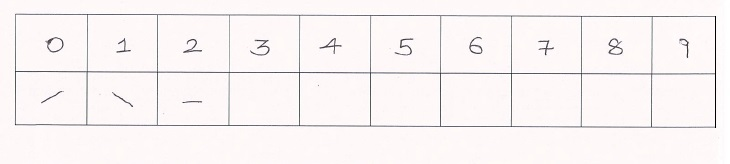
#> input picture Infosys.CharacterRecognition/Input_Handwriting/DateInputs/1_Handwriting.jpg, 730 x 164 px, found by its file name
$ python Crop_DateInputs.py
#> lines starting #> are read from the running program, lines starting #| are printed output that depends on the picture; after the words box and inside, x2 and y2 are one past the last pixel; in counts of white or black regions, pixels touching at a corner belong together
import cv2
import numpy as np
import os
def get_contour_precedence(contour, cols):

    origin = cv2.boundingRect(contour)
    return (origin[1] ) * cols + origin[0]


cropped_Image_Location = "C:/Users/Stock_Code/PycharmProjects/Infosys.CharacterRecognition/"

input="DateInputs/1_Handwriting.jpg"
image = cv2.imread(cropped_Image_Location+"Input_Handwriting/"+input)
#> image is the input picture: shape (164, 730, 3); mean B, G, R 243.7, 243.4, 248.7
gray= cv2.cvtColor(image,cv2.COLOR_BGR2GRAY)
(thresh, im_bw) = cv2.threshold(gray, 0, 255, cv2.THRESH_BINARY + cv2.THRESH_OTSU)
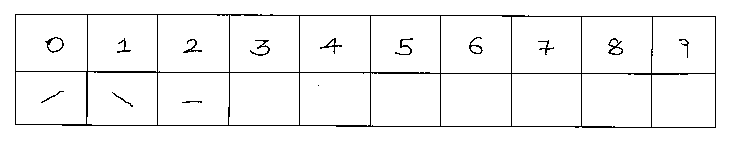
#> im_bw: shape (164, 730); 96.3% white; black in thin lines or dots, all inside (x1, y1, x2, y2) = (15, 14, 716, 128)
#> thresh = 189
v = np.median(im_bw)
#> v = 255
sigma=0.33
lower = int(max(0, (1.0 - sigma) * v))
#> lower = 170
upper = int(min(255, (1.0 + sigma) * v))
#> upper = 255
edges = cv2.Canny(gray, lower, upper)
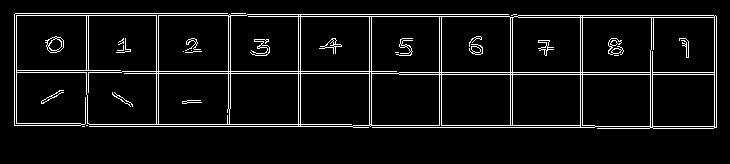
#> edges: shape (164, 730); 6.3% white in thin lines or dots, all inside (x1, y1, x2, y2) = (14, 13, 717, 129)
cv2.imwrite(cropped_Image_Location + 'CroppedImages/edges-50-150.jpg', edges)
minLineLength = 0
lines = cv2.HoughLinesP(image=edges, rho=1, theta=np.pi / 180, threshold=100, lines=np.array([]),minLineLength=minLineLength, maxLineGap=200000)
#> lines = 15 rows, first 6: [82, 126, 716, 126], [14, 15, 715, 15], [14, 72, 716, 72], [14, 74, 716, 74], [14, 125, 716, 125], [14, 124, 716, 124]

try:
    a, b, c = lines.shape
#> a = 15; b = 1; c = 4
    print(a,b,c)
#| 15 1 4

    for i in range(a):
        cv2.line(im_bw, (lines[i][0][0], lines[i][0][1]), (lines[i][0][2], lines[i][0][3]), (255, 255, 255), 5, cv2.LINE_AA)
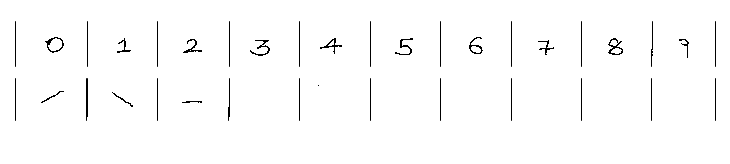
#> im_bw: shape (164, 730); 2.26% of pixels changed, all inside (x1, y1, x2, y2) = (15, 14, 716, 128)
except:
    pass
#cv2.imshow("gray",gray)


_,thresh = cv2.threshold(im_bw,70,255,cv2.THRESH_BINARY_INV)
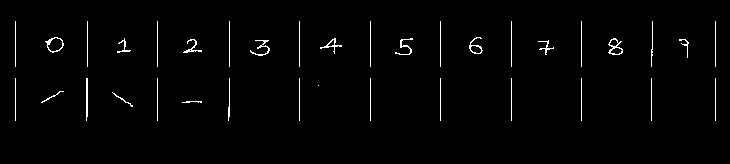
#> thresh: shape (164, 730); 1.5% white in thin lines or dots, all inside (x1, y1, x2, y2) = (15, 21, 716, 121)
# kernel = cv2.getStructuringElement(cv2.MORPH_CROSS,(3,3))
# dilated = cv2.dilate(thresh,kernel,iterations = 0)
contours, hierarchy = cv2.findContours(thresh,cv2.RETR_EXTERNAL,cv2.CHAIN_APPROX_NONE)
#> contours = 36 contours, 27 with area under 20; largest, box (x1, y1, x2, y2) and area: (45, 37, 64, 53) 184, (608, 38, 623, 55) 140, (469, 37, 483, 54) 91, (320, 38, 342, 54) 58, (86, 78, 88, 121) 38
ctr_sorted=sorted(contours, key=lambda ctr: cv2.boundingRect(ctr)[0] + cv2.boundingRect(ctr)[1]* image.shape[0])
#> ctr_sorted has the same summary as contours
# [5 lines of commented-out code are left out]

i=0
k=1
j=i
for contour in ctr_sorted:

    [x,y,w,h] = cv2.boundingRect(contour)
    print(x,y,w,h)
    #print(x,y,w,h)
    if w>2 and h>1:
        #print(x, y, w, h,"........")
        cv2.rectangle(im_bw, (x-3, y-3), (x + w+3, y + h+3), (0, 0, 0), 1)#image,left-upper,right-lowwer,color,width
        if i==10:
            j='oslash'
        elif i==11:
            j='bslash'
        elif i==12:
            j='hiphen'
        else:
            j=i
        dir=cropped_Image_Location+"CroppedImages/"+str(input[0])+"_style"
        if not os.path.exists(dir):
            os.mkdir(dir)
        cv2.imwrite(cropped_Image_Location+"CroppedImages/"+str(input[0])+"_style/"+str(j)+"_handwriting.jpg",image[y-2:y+h+2,x-2:x+w+2])

        i=i+1
#> this loop made 36 passes
#> (x, y, w, h, j) on passes 12, 13, 14, 15, 16, 17, 18, 19, 20, 21, 34, 35: (45, 37, 19, 16, 0), (117, 38, 14, 15, 1), (469, 37, 14, 17, 2), (320, 38, 22, 16, 3), (183, 39, 19, 14, 4), (395, 38, 18, 17, 5), (250, 40, 20, 16, 6), (608, 38, 15, 17, 7), (679, 39, 10, 19, 8), (538, 40, 16, 15, 9), (41, 91, 23, 12, 'oslash'), (112, 92, 21, 15, 'bslash')
#> (x, y, w, h) on passes 1 to 6: (15, 21, 1, 46), (87, 21, 1, 46), (157, 21, 1, 46), (229, 21, 1, 46), (299, 21, 1, 46), (370, 21, 1, 46)
#| 15 21 1 46
#| 87 21 1 46
#| 157 21 1 46
#| 229 21 1 46
#| 299 21 1 46
#| 370 21 1 46
#| 440 21 1 46
#| 511 21 1 46
#> (further printed lines are left out)
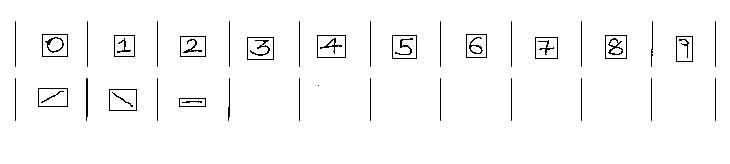
#> im_bw: shape (164, 730); 0.97% of pixels changed, all inside (x1, y1, x2, y2) = (38, 34, 693, 111)
#> after the loop, i = 13
cv2.imwrite(cropped_Image_Location+"CroppedImages/"+str(input[0])+'_style/lectureAll.jpg', im_bw)
# cv2.imshow("gray",im_bw)
cv2.waitKey(0)
cv2.destroyAllWindows()

$ run again, with Infosys.CharacterRecognition/Input_Handwriting/DateInputs/2_Handwriting.jpg copied over Infosys.CharacterRecognition/Input_Handwriting/DateInputs/1_Handwriting.jpg
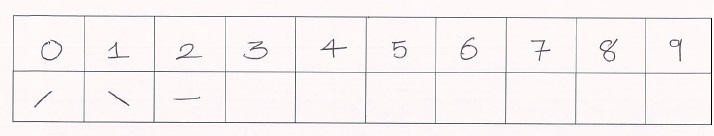
#> input picture Infosys.CharacterRecognition/Input_Handwriting/DateInputs/2_Handwriting.jpg, 714 x 136 px, found by its file name
#> image is the input picture: shape (136, 714, 3); mean B, G, R 242.3, 241.8, 247.1
#> `(thresh, im_bw) = cv2.threshold(gray, 0, 255, cv2.THRESH_BINARY + cv2...`: thresh = 192
#> v = 255
#> lower = 170
#> upper = 255
#> edges: shape (136, 714); 7.8% white in thin lines or dots, all inside (x1, y1, x2, y2) = (11, 14, 713, 126)
#> lines = 15 rows, first 6: [12, 72, 712, 72], [89, 123, 712, 123], [12, 17, 711, 17], [12, 122, 712, 122], [12, 71, 712, 71], [12, 73, 712, 73]
#| 15 1 4
#> `_,thresh = cv2.threshold(im_bw,70,255,cv2.THRESH_BINARY_INV)`:
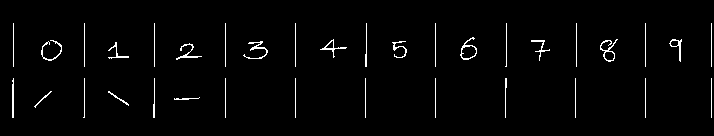
#> thresh: shape (136, 714); 2.1% white in thin lines or dots, all inside (x1, y1, x2, y2) = (12, 23, 712, 118)
#> contours = 35 contours, 23 with area under 20; largest, box (x1, y1, x2, y2) and area: (460, 37, 477, 60) 192, (600, 39, 618, 62) 118, (669, 39, 682, 62) 78, (320, 39, 347, 58) 74, (243, 41, 268, 59) 46
#> ctr_sorted has the same summary as contours
#> the loop `for contour in ctr_sorted: ` made 35 passes
#> (x, y, w, h, j) on passes 12 to 19: (41, 40, 21, 21, 0), (460, 37, 17, 23, 1), (320, 39, 27, 19, 2), (243, 41, 25, 18, 3), (108, 42, 21, 17, 4), (600, 39, 18, 23, 5), (392, 41, 15, 17, 6), (531, 40, 19, 21, 7)
#> (printed output is left out)
#> after the loop `for contour in ctr_sorted:`:
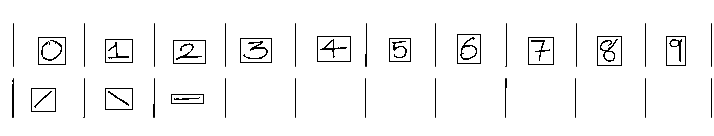
#> im_bw: shape (136, 714); min 0, max 255, mean 246.3
#> after the loop `for contour in ctr_sorted:`: i = 13

$ run again, with Infosys.CharacterRecognition/Input_Handwriting/DateInputs/3_Handwriting.jpg copied over Infosys.CharacterRecognition/Input_Handwriting/DateInputs/1_Handwriting.jpg
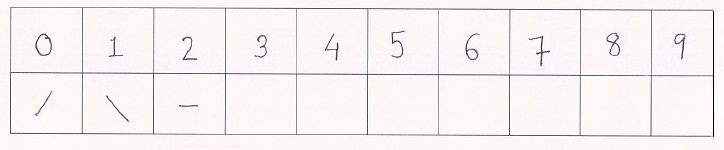
#> input picture Infosys.CharacterRecognition/Input_Handwriting/DateInputs/3_Handwriting.jpg, 724 x 150 px, found by its file name
#> image is the input picture: shape (150, 724, 3); mean B, G, R 242.3, 241.4, 246.8
#> `(thresh, im_bw) = cv2.threshold(gray, 0, 255, cv2.THRESH_BINARY + cv2...`: thresh = 186
#> v = 255
#> lower = 170
#> upper = 255
#> `edges = cv2.Canny(gray, lower, upper)`:
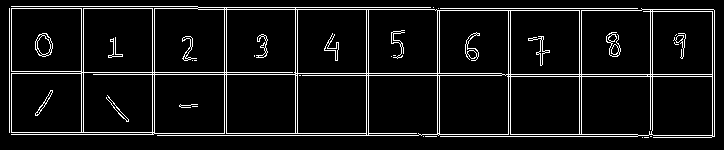
#> edges: shape (150, 724); 7.4% white in thin lines or dots, all inside (x1, y1, x2, y2) = (9, 6, 715, 138)
#> lines = 37 rows, first 6: [9, 8, 641, 8], [9, 74, 714, 74], [11, 134, 714, 134], [9, 9, 713, 9], [157, 135, 714, 135], [9, 73, 714, 73]
#| 37 1 4
#> contours = 13 contours, 4 with area under 20; largest, box (x1, y1, x2, y2) and area: (35, 33, 52, 56) 262, (606, 33, 620, 56) 175, (465, 33, 479, 60) 110, (674, 34, 686, 59) 86, (529, 36, 550, 66) 36
#> ctr_sorted has the same summary as contours
#> the loop `for contour in ctr_sorted: ` made 13 passes
#> (x, y, w, h, j) on passes 1 to 8: (35, 33, 17, 23, 0), (391, 31, 13, 27, 1), (465, 33, 14, 27, 2), (325, 34, 14, 27, 3), (255, 35, 12, 23, 4), (606, 33, 14, 23, 5), (109, 37, 14, 20, 6), (182, 37, 15, 23, 7)
#> (printed output is left out)
#> after the loop `for contour in ctr_sorted:`:
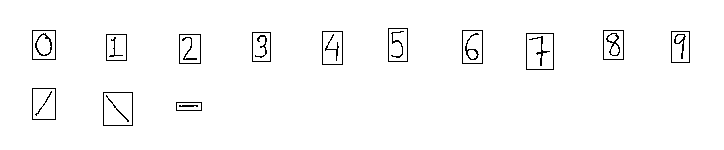
#> im_bw: shape (150, 724); 98% white; black in thin lines or dots, all inside (x1, y1, x2, y2) = (32, 28, 690, 126)
#> after the loop `for contour in ctr_sorted:`: i = 13

$ run again, with Infosys.CharacterRecognition/Input_Handwriting/DateInputs/4_Handwriting.jpg copied over Infosys.CharacterRecognition/Input_Handwriting/DateInputs/1_Handwriting.jpg
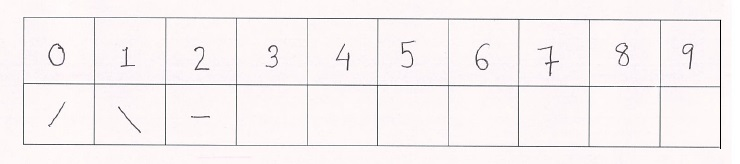
#> input picture Infosys.CharacterRecognition/Input_Handwriting/DateInputs/4_Handwriting.jpg, 740 x 164 px, found by its file name
#> image is the input picture: shape (164, 740, 3); mean B, G, R 242.9, 242.1, 247.5
#> `(thresh, im_bw) = cv2.threshold(gray, 0, 255, cv2.THRESH_BINARY + cv2...`: thresh = 186
#> v = 255
#> lower = 170
#> upper = 255
#> `edges = cv2.Canny(gray, lower, upper)`:
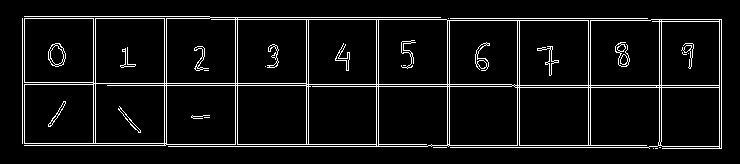
#> edges: shape (164, 740); 6.6% white in thin lines or dots, all inside (x1, y1, x2, y2) = (22, 16, 722, 149)
#> lines = 37 rows, first 6: [22, 18, 647, 18], [22, 85, 721, 85], [24, 145, 721, 145], [168, 146, 721, 146], [22, 19, 721, 19], [22, 84, 721, 84]
#| 37 1 4
#> contours = 13 contours, 5 with area under 20; largest, box (x1, y1, x2, y2) and area: (48, 43, 65, 66) 262, (615, 43, 629, 66) 175, (475, 43, 489, 70) 106, (682, 44, 694, 69) 86, (538, 46, 559, 76) 36, (266, 45, 278, 68) 29, (194, 47, 209, 70) 26, (401, 41, 414, 68) 21
#> ctr_sorted has the same summary as contours
#> the loop `for contour in ctr_sorted: ` made 13 passes
#> (x, y, w, h, j) on passes 1 to 8: (48, 43, 17, 23, 0), (401, 41, 13, 27, 1), (475, 43, 14, 27, 2), (336, 44, 14, 27, 3), (266, 45, 12, 23, 4), (615, 43, 14, 23, 5), (121, 47, 14, 20, 6), (682, 44, 12, 25, 7)
#> (printed output is left out)
#> after the loop `for contour in ctr_sorted:`:
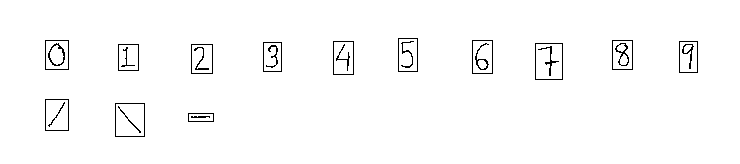
#> im_bw: shape (164, 740); 98.2% white; black in thin lines or dots, all inside (x1, y1, x2, y2) = (45, 38, 698, 137)
#> after the loop `for contour in ctr_sorted:`: i = 13
